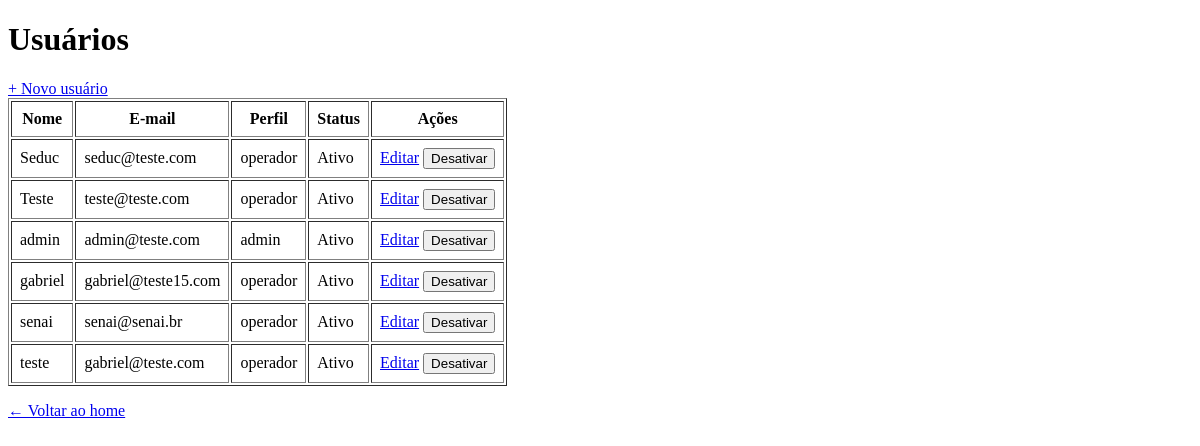
Page /usuarios/ (signed in) on the earlier database version.
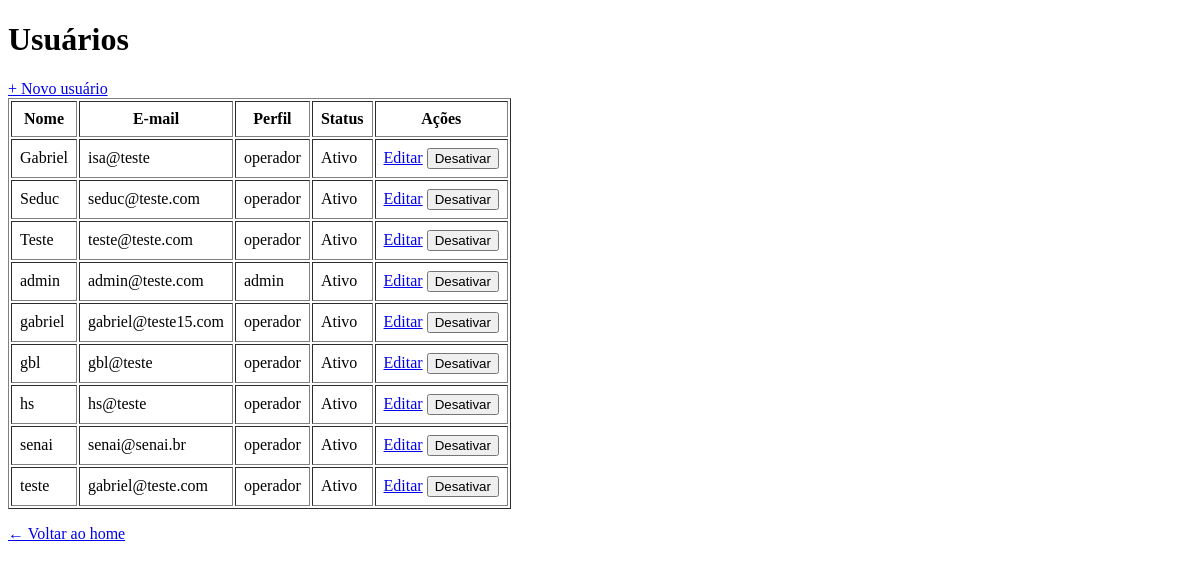
Same page on the later database version.
### app/models/usuarios.py (models this page shows)
class Usuario(Base):
    __tablename__ = "usuarios"
    id = Column(Integer, primary_key=True, autoincrement=True)
    nome = Column(String(100), nullable=False)
    email = Column(String(150), unique=True, nullable=False)
    senha_hash = Column(String(255), nullable=False)
    role = Column(String(20), nullable=False, default="operador")
    ativo = Column(Boolean, default=True)
    criando_em = Column(DateTime, server_default=func.now())

### app/controllers/usuario_controller.py (the view)
@router.get("/")
def listar_usuarios(
    request: Request,
    db: Session = Depends(get_db),
    admin = Depends(get_admin)  # bloqueia quem não é admin
):
    usuarios = db.query(Usuario).order_by(Usuario.nome).all()
    return templates.TemplateResponse(
        request,
        "usuarios/index.html",
        {
            "request": request,
            "usuario": admin,   # dados de quem está logado (para navbar)
            "usuarios": usuarios  # lista para exibir na tabela
        }
    )

### app/templates/usuarios/index.html (shortened to what this page needs)
<!DOCTYPE html>
<html lang="pt-br">
<head>
</head>
<body>
    <h1>Usuários</h1>
    <a href="/usuarios/novo">+ Novo usuário</a>
    <table border="1" cellpadding="8">
        <thead>
            <tr>
                <th>Nome</th>
                <th>E-mail</th>
                <th>Perfil</th>
                <th>Status</th>
                <th>Ações</th>
            </tr>
        </thead>
        <tbody>
            {% for u in usuarios %}
            <tr>
                <td>{{ u.nome }}</td>
                <td>{{ u.email }}</td>
                <td>{{ u.role }}</td>
                <td>{{ "Ativo" if u.ativo else "Inativo" }}</td>
                <td>
                    <a href="/usuarios/{{ u.id }}/editar">Editar</a>
                    <form action="/usuarios/{{ u.id }}/toggle-ativo"
                          method="post"
                          style="display:inline">
                        <button type="submit">
                            {{ "Desativar" if u.ativo else "Ativar" }}
                        </button>
                    </form>
                </td>
            </tr>
            {% endfor %}
        </tbody>
    </table>
    <p><a href="/">← Voltar ao home</a></p>
</body>
</html>

Differences in the rows shown:
added Usuario: nome "Gabriel", email "isa@teste", role "operador", ativo "Ativo", ativo "Desativar"
added Usuario: nome "gbl", email "gbl@teste", role "operador", ativo "Ativo", ativo "Desativar"
added Usuario: nome "hs", email "hs@teste", role "operador", ativo "Ativo", ativo "Desativar"
